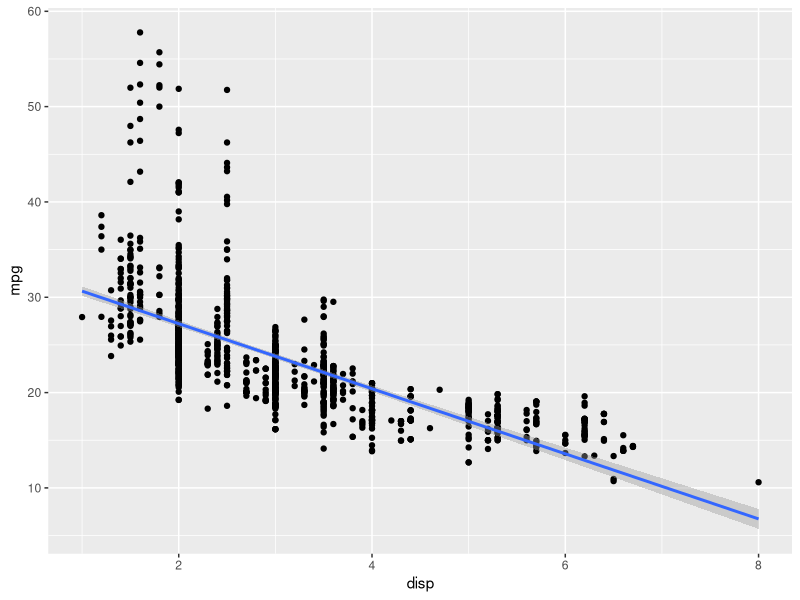
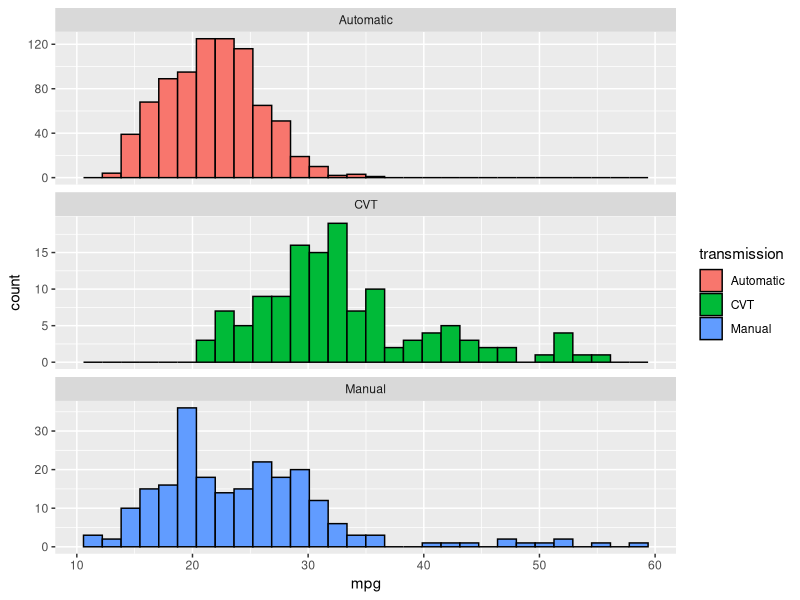
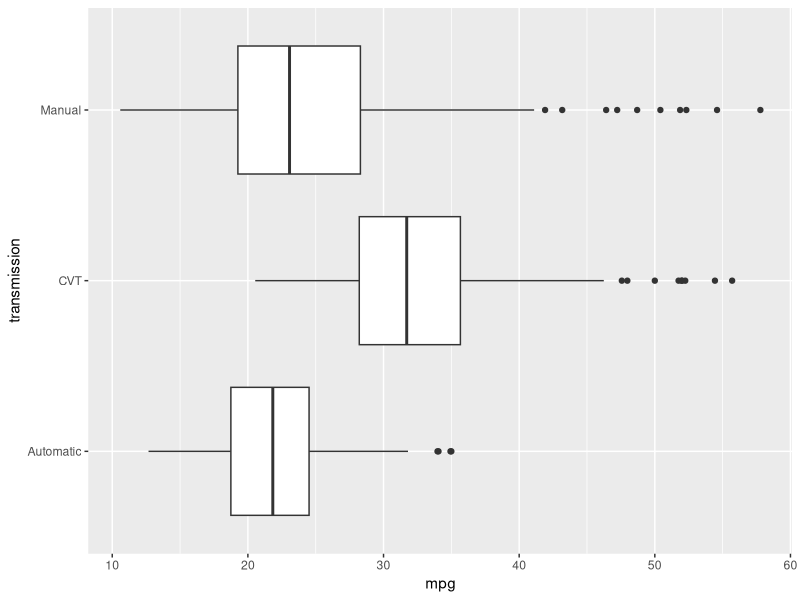

Recreate these plots in R, in order.
library(tidyverse)

cars2020 <- read_csv("data/cars2020.csv")

## can you plot a scatterplot of mpg (y-axis) vs disp (x-axis)?

ggplot(data = cars2020,
       mapping = aes(x = disp,
                     y = mpg)) + 
  geom_point() + geom_smooth(method = "lm")


ggplot(data = cars2020,
       mapping = aes(x = mpg, 
                     fill = transmission)) + 
  geom_histogram(color = "black") + 
  facet_wrap(~transmission, ncol = 1, scales = "free_y") 


ggplot(data = cars2020,
       mapping = aes(x = mpg, y = transmission)) + 
  geom_boxplot()
